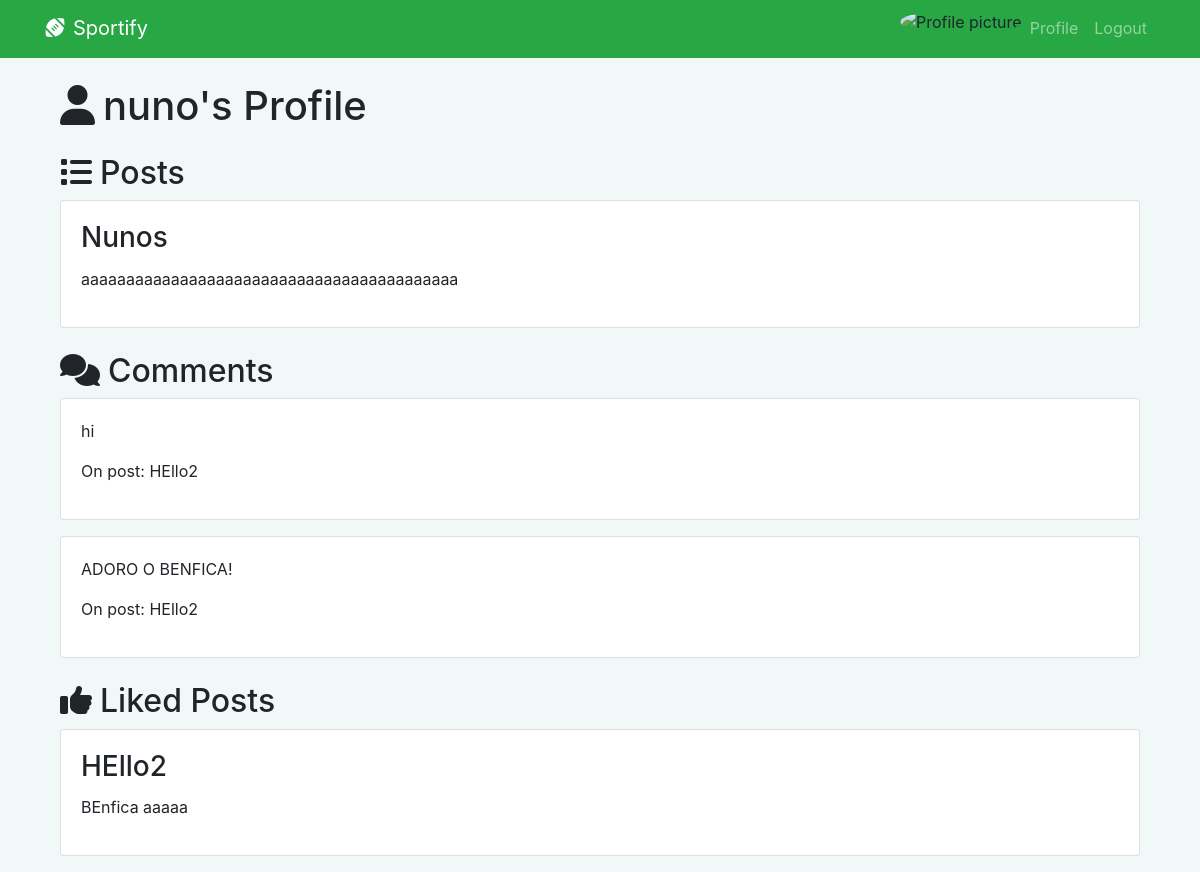
Page /profile/nuno/ (signed in) on the committed database.
### blog/models.py (models this page shows, shortened)
class Post(models.Model):
    title = models.CharField(max_length=200)
    content = models.TextField()
    pub_date = models.DateTimeField(auto_now_add=True)
    author = models.ForeignKey(User, on_delete=models.CASCADE)
    likes = models.ManyToManyField(User, related_name='liked_posts', blank=True)
    dislikes = models.ManyToManyField(User, related_name='disliked_posts', blank=True)

class Comment(models.Model):
    content = models.TextField()
    pub_date = models.DateTimeField(auto_now_add=True)
    author = models.ForeignKey(User, on_delete=models.CASCADE)
    post = models.ForeignKey(Post, on_delete=models.CASCADE, related_name='comments')

### blog/views.py (the view)
# urls.py: path('profile/<str:username>/', views.user_profile, name='user_profile'),
def user_profile(request, username):
    user = get_object_or_404(User, username=username)
    user_posts = Post.objects.filter(author=user)
    user_comments = Comment.objects.filter(author=user)  # Change this line
    user_liked_posts = user.liked_posts.all()
    context = {
        'profile_user': user,
        'user_posts': user_posts,
        'user_comments': user_comments,
        'user_liked_posts': user_liked_posts,
    }
    return render(request, 'user_profile.html', context)

### blog/templates/user_profile.html
{% extends 'base.html' %}
{% block content %}
    <div class="container mt-4">
        <h1><i class="fas fa-user mr-2"></i>{{ profile_user.username }}'s Profile</h1>
        <h2 class="mt-4"><i class="fas fa-list mr-2"></i>Posts</h2>
        {% for post in user_posts %}
            <div class="card mb-3">
                <div class="card-body">
                    <h3 class="card-title">{{ post.title }}</h3>
                    <p>{{ post.content|truncatechars:100 }}</p>
                </div>
            </div>
        {% endfor %}
        <h2 class="mt-4"><i class="fas fa-comments mr-2"></i>Comments</h2>
        {% for comment in user_comments %}
            <div class="card mb-3">
                <div class="card-body">
                    <p>{{ comment.content }}</p>
                    <p>On post: {{ comment.post.title }}</p>
                </div>
            </div>
        {% endfor %}
        <h2 class="mt-4"><i class="fas fa-thumbs-up mr-2"></i>Liked Posts</h2>
        {% for post in user_liked_posts %}
            <div class="card mb-3">
                <div class="card-body">
                    <h3 class="card-title">{{ post.title }}</h3>
                    <p>{{ post.content|truncatechars:100 }}</p>
                </div>
            </div>
        {% endfor %}
    </div>
{% endblock %}

### blog/static/css/styles.css (style rules this page uses)
body { background-color: #f0f8f8; }

### rows in the picture
Post: title "Nunos", content "aaaaaaaaaaaaaaaaaaaaaaaaaaaaaaaaaaaaaaaaaa"
Comment: content "hi", post "HEllo2"
Comment: content "ADORO O BENFICA!", post "HEllo2"
Post: title "HEllo2", content "BEnfica aaaaa"

### other values in the picture
{{ profile_user.username }} "nuno"
